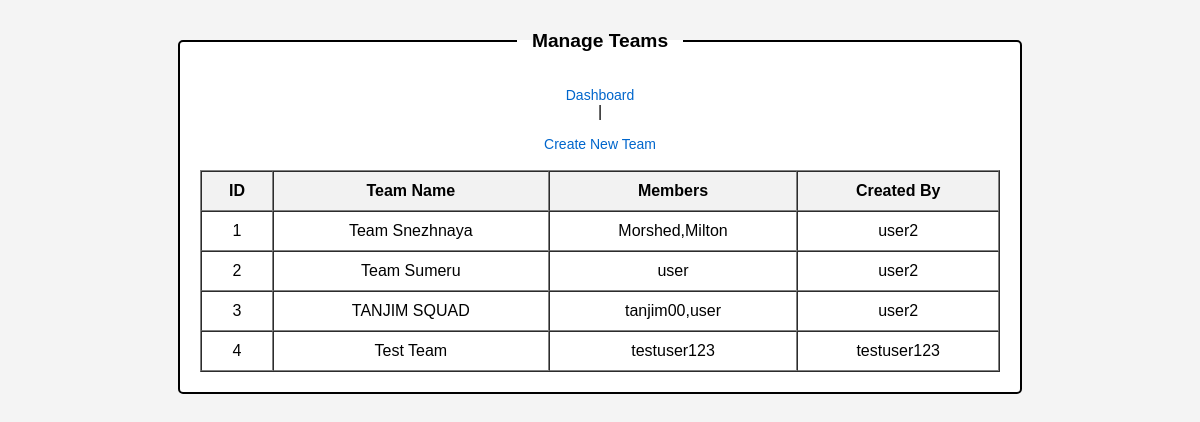
/view/teamList.php (signed in), run on the app's committed database.
### tables this page shows
CREATE TABLE `teams` (
  `id` int(11) NOT NULL,
  `name` varchar(100) NOT NULL,
  `members` text DEFAULT NULL,
  `created_by` varchar(50) DEFAULT NULL,
  `created_at` timestamp NOT NULL DEFAULT current_timestamp()
);

### model/teamModel.php (called while the page is built, shortened)
<?php
function getAllTeams()
{
    $con = getConnection();
    $sql = "select * from teams";
    $result = mysqli_query($con, $sql);
    $teams = [];
    while ($row = mysqli_fetch_assoc($result)) {
        array_push($teams, $row);
    }
    return $teams;
}
?>

### view/teamList.php (the view, shortened to what this page needs)
<?php
require_once('../model/teamModel.php');
$teams = getAllTeams();
?>
<!DOCTYPE html>
<html>
<head>
    <link rel="stylesheet" href="../asset/css/style.css">
</head>
<body>
    <fieldset style="width: 800px; margin: 30px auto;">
        <legend>Manage Teams</legend>
        <div style="text-align: center;"><a href="home.php">Dashboard</a> | <a href="createTeam.php"> Create New
                Team</a>
        </div>
        <br>
        <table border="1" cellspacing="0" cellpadding="10" style="width: 100%; text-align: center;">
            <tr style="background-color: #f2f2f2;">
                <th>ID</th>
                <th>Team Name</th>
                <th>Members</th>
                <th>Created By</th>
            </tr>
            <?php foreach ($teams as $team): ?>
                <tr>
                    <td><?php echo $team['id']; ?></td>
                    <td><?php echo $team['name']; ?></td>
                    <td><?php echo $team['members']; ?></td>
                    <td><?php echo $team['created_by']; ?></td>
                </tr>
            <?php endforeach; ?>
        </table>
    </fieldset>
</body>
</html>

### asset/css/style.css (style rules this page uses)
body { font-family: Arial, sans-serif; margin: 0; padding: 0; background-color: #f4f4f4; }
fieldset { border: 2px solid #000; padding: 20px; width: 420px; background-color: #ffffff; border-radius: 5px; margin: 80px auto; }
legend { font-weight: bold; font-size: 1.2em; padding: 0 15px; margin-left: auto; margin-right: auto; text-align: center; }
a { text-decoration: none; color: #0066cc; display: block; text-align: center; margin-top: 15px; font-size: 14px; }

### data on the page
teams: id "1", name "Team Snezhnaya", members "Morshed,Milton", created_by "user2"
teams: id "2", name "Team Sumeru", members "user", created_by "user2"
teams: id "3", name "TANJIM SQUAD", members "tanjim00,user", created_by "user2"
teams: id "4", name "Test Team", members "testuser123", created_by "testuser123"
